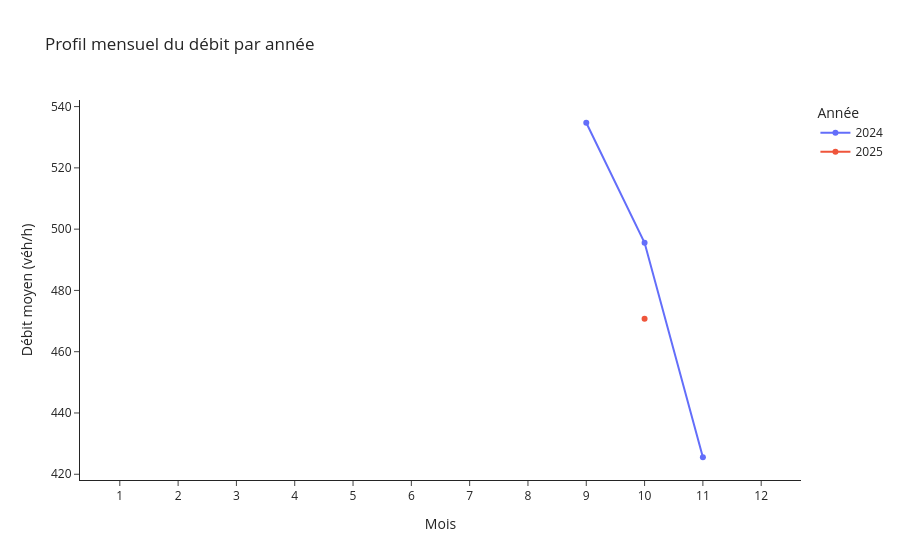

Notebook code cell kept with this figure:
### Code cell
profil = (df_axe
          .groupby(['annee','mois'], as_index=False)['Débit horaire']
          .mean()
          .rename(columns={'Débit horaire':'debit_moyen'}))

fig = px.line(
    profil, x='mois', y='debit_moyen', color='annee',
    markers=True,
    title="Profil mensuel du débit par année",
    labels={'mois':'Mois', 'debit_moyen':'Débit moyen (véh/h)', 'annee':'Année'}
)
fig.update_layout(template='simple_white', xaxis=dict(dtick=1))
fig.show()

### Figure 1 — Plotly figure (JSON) as saved in the notebook; plotly's stock layout.template omitted (floating-point values rounded to 4 significant figures)
{"data": [{"hovertemplate": "Année=2024<br>Mois=%{x}<br>Débit moyen (véh/h)=%{y}<extra></extra>", "legendgroup": "2024", "line": {"color": "#636efa", "dash": "solid"}, "marker": {"symbol": "circle"}, "mode": "lines+markers", "name": "2024", "orientation": "v", "showlegend": true, "type": "scatter", "x": [9, 10, 11, 12], "xaxis": "x", "y": [534.7, 495.5, 425.6, NaN], "yaxis": "y"}, {"hovertemplate": "Année=2025<br>Mois=%{x}<br>Débit moyen (véh/h)=%{y}<extra></extra>", "legendgroup": "2025", "line": {"color": "#EF553B", "dash": "solid"}, "marker": {"symbol": "circle"}, "mode": "lines+markers", "name": "2025", "orientation": "v", "showlegend": true, "type": "scatter", "x": [1, 2, 3, 4, 5, 6, 7, 8, 9, 10], "xaxis": "x", "y": [NaN, NaN, NaN, NaN, NaN, NaN, NaN, NaN, NaN, 470.8], "yaxis": "y"}], "layout": {"legend": {"title": {"text": "Année"}, "tracegroupgap": 0}, "title": {"text": "Profil mensuel du débit par année"}, "xaxis": {"anchor": "y", "domain": [0, 1], "dtick": 1, "title": {"text": "Mois"}}, "yaxis": {"anchor": "x", "domain": [0, 1], "title": {"text": "Débit moyen (véh/h)"}}}}
